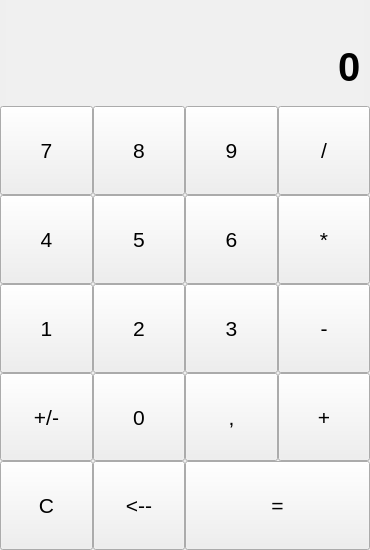
<?xml version="1.0" encoding="UTF-8"?>
<ui version="4.0">
 <class>MainWindow</class>
 <widget class="QMainWindow" name="MainWindow">
  <property name="geometry">
   <rect>
    <x>0</x>
    <y>0</y>
    <width>370</width>
    <height>550</height>
   </rect>
  </property>
  <property name="minimumSize">
   <size>
    <width>370</width>
    <height>550</height>
   </size>
  </property>
  <property name="windowTitle">
   <string>Kalkulator</string>
  </property>
  <property name="iconSize">
   <size>
    <width>24</width>
    <height>24</height>
   </size>
  </property>
  <widget class="QWidget" name="centralwidget">
   <layout class="QGridLayout" name="gridLayout" rowstretch="2,2,2,5,5,5,5,5" columnstretch="0,0,0,0">
    <property name="leftMargin">
     <number>0</number>
    </property>
    <property name="topMargin">
     <number>0</number>
    </property>
    <property name="rightMargin">
     <number>0</number>
    </property>
    <property name="bottomMargin">
     <number>0</number>
    </property>
    <property name="spacing">
     <number>0</number>
    </property>
    <item row="4" column="2">
     <widget class="QPushButton" name="button6">
      <property name="sizePolicy">
       <sizepolicy hsizetype="Minimum" vsizetype="Expanding">
        <horstretch>0</horstretch>
        <verstretch>0</verstretch>
       </sizepolicy>
      </property>
      <property name="font">
       <font>
        <pointsize>16</pointsize>
       </font>
      </property>
      <property name="text">
       <string>6</string>
      </property>
      <property name="shortcut">
       <string>6</string>
      </property>
     </widget>
    </item>
    <item row="0" column="0" rowspan="3" colspan="4">
     <layout class="QGridLayout" name="calculationsLayout" rowstretch="2,6">
      <property name="leftMargin">
       <number>6</number>
      </property>
      <property name="rightMargin">
       <number>6</number>
      </property>
      <property name="spacing">
       <number>0</number>
      </property>
      <item row="1" column="0">
       <widget class="QLineEdit" name="result">
        <property name="sizePolicy">
         <sizepolicy hsizetype="Expanding" vsizetype="Expanding">
          <horstretch>0</horstretch>
          <verstretch>0</verstretch>
         </sizepolicy>
        </property>
        <property name="palette">
         <palette>
          <active>
           <colorrole role="Base">
            <brush brushstyle="SolidPattern">
             <color alpha="255">
              <red>240</red>
              <green>240</green>
              <blue>240</blue>
             </color>
            </brush>
           </colorrole>
          </active>
          <inactive>
           <colorrole role="Base">
            <brush brushstyle="SolidPattern">
             <color alpha="255">
              <red>240</red>
              <green>240</green>
              <blue>240</blue>
             </color>
            </brush>
           </colorrole>
          </inactive>
          <disabled>
           <colorrole role="Base">
            <brush brushstyle="SolidPattern">
             <color alpha="255">
              <red>240</red>
              <green>240</green>
              <blue>240</blue>
             </color>
            </brush>
           </colorrole>
          </disabled>
         </palette>
        </property>
        <property name="font">
         <font>
          <family>Arimo</family>
          <pointsize>30</pointsize>
          <weight>75</weight>
          <bold>true</bold>
         </font>
        </property>
        <property name="acceptDrops">
         <bool>false</bool>
        </property>
        <property name="autoFillBackground">
         <bool>false</bool>
        </property>
        <property name="styleSheet">
         <string notr="true"/>
        </property>
        <property name="text">
         <string>0</string>
        </property>
        <property name="maxLength">
         <number>255</number>
        </property>
        <property name="frame">
         <bool>false</bool>
        </property>
        <property name="alignment">
         <set>Qt::AlignRight|Qt::AlignTrailing|Qt::AlignVCenter</set>
        </property>
        <property name="dragEnabled">
         <bool>false</bool>
        </property>
        <property name="readOnly">
         <bool>true</bool>
        </property>
        <property name="placeholderText">
         <string/>
        </property>
       </widget>
      </item>
      <item row="0" column="0">
       <widget class="QLineEdit" name="calculations">
        <property name="sizePolicy">
         <sizepolicy hsizetype="Expanding" vsizetype="Expanding">
          <horstretch>0</horstretch>
          <verstretch>0</verstretch>
         </sizepolicy>
        </property>
        <property name="palette">
         <palette>
          <active>
           <colorrole role="Base">
            <brush brushstyle="SolidPattern">
             <color alpha="255">
              <red>240</red>
              <green>240</green>
              <blue>240</blue>
             </color>
            </brush>
           </colorrole>
          </active>
          <inactive>
           <colorrole role="Base">
            <brush brushstyle="SolidPattern">
             <color alpha="255">
              <red>240</red>
              <green>240</green>
              <blue>240</blue>
             </color>
            </brush>
           </colorrole>
          </inactive>
          <disabled>
           <colorrole role="Base">
            <brush brushstyle="SolidPattern">
             <color alpha="255">
              <red>240</red>
              <green>240</green>
              <blue>240</blue>
             </color>
            </brush>
           </colorrole>
          </disabled>
         </palette>
        </property>
        <property name="font">
         <font>
          <family>Arimo</family>
          <pointsize>10</pointsize>
          <weight>75</weight>
          <bold>true</bold>
         </font>
        </property>
        <property name="acceptDrops">
         <bool>false</bool>
        </property>
        <property name="text">
         <string/>
        </property>
        <property name="frame">
         <bool>false</bool>
        </property>
        <property name="alignment">
         <set>Qt::AlignRight|Qt::AlignTrailing|Qt::AlignVCenter</set>
        </property>
        <property name="readOnly">
         <bool>true</bool>
        </property>
        <property name="placeholderText">
         <string/>
        </property>
       </widget>
      </item>
     </layout>
    </item>
    <item row="6" column="2">
     <widget class="QPushButton" name="buttonComma">
      <property name="sizePolicy">
       <sizepolicy hsizetype="Minimum" vsizetype="Expanding">
        <horstretch>0</horstretch>
        <verstretch>0</verstretch>
       </sizepolicy>
      </property>
      <property name="font">
       <font>
        <pointsize>16</pointsize>
       </font>
      </property>
      <property name="text">
       <string>,</string>
      </property>
      <property name="shortcut">
       <string>.</string>
      </property>
     </widget>
    </item>
    <item row="6" column="0">
     <widget class="QPushButton" name="buttonNegate">
      <property name="sizePolicy">
       <sizepolicy hsizetype="Minimum" vsizetype="Expanding">
        <horstretch>0</horstretch>
        <verstretch>0</verstretch>
       </sizepolicy>
      </property>
      <property name="font">
       <font>
        <pointsize>16</pointsize>
       </font>
      </property>
      <property name="text">
       <string>+/-</string>
      </property>
     </widget>
    </item>
    <item row="3" column="3">
     <widget class="QPushButton" name="buttonDivide">
      <property name="sizePolicy">
       <sizepolicy hsizetype="Minimum" vsizetype="Expanding">
        <horstretch>0</horstretch>
        <verstretch>0</verstretch>
       </sizepolicy>
      </property>
      <property name="font">
       <font>
        <pointsize>16</pointsize>
       </font>
      </property>
      <property name="text">
       <string>/</string>
      </property>
      <property name="shortcut">
       <string>/</string>
      </property>
     </widget>
    </item>
    <item row="5" column="1">
     <widget class="QPushButton" name="button2">
      <property name="sizePolicy">
       <sizepolicy hsizetype="Minimum" vsizetype="Expanding">
        <horstretch>0</horstretch>
        <verstretch>0</verstretch>
       </sizepolicy>
      </property>
      <property name="font">
       <font>
        <pointsize>16</pointsize>
       </font>
      </property>
      <property name="text">
       <string>2</string>
      </property>
      <property name="shortcut">
       <string>2</string>
      </property>
     </widget>
    </item>
    <item row="6" column="3">
     <widget class="QPushButton" name="buttonAdd">
      <property name="sizePolicy">
       <sizepolicy hsizetype="Minimum" vsizetype="Expanding">
        <horstretch>0</horstretch>
        <verstretch>0</verstretch>
       </sizepolicy>
      </property>
      <property name="font">
       <font>
        <pointsize>16</pointsize>
       </font>
      </property>
      <property name="text">
       <string>+</string>
      </property>
      <property name="shortcut">
       <string>+</string>
      </property>
     </widget>
    </item>
    <item row="5" column="3">
     <widget class="QPushButton" name="buttonSubtract">
      <property name="sizePolicy">
       <sizepolicy hsizetype="Minimum" vsizetype="Expanding">
        <horstretch>0</horstretch>
        <verstretch>0</verstretch>
       </sizepolicy>
      </property>
      <property name="font">
       <font>
        <pointsize>16</pointsize>
       </font>
      </property>
      <property name="text">
       <string>-</string>
      </property>
      <property name="shortcut">
       <string>-</string>
      </property>
     </widget>
    </item>
    <item row="5" column="2">
     <widget class="QPushButton" name="button3">
      <property name="sizePolicy">
       <sizepolicy hsizetype="Minimum" vsizetype="Expanding">
        <horstretch>0</horstretch>
        <verstretch>0</verstretch>
       </sizepolicy>
      </property>
      <property name="font">
       <font>
        <pointsize>16</pointsize>
       </font>
      </property>
      <property name="text">
       <string>3</string>
      </property>
      <property name="shortcut">
       <string>3</string>
      </property>
     </widget>
    </item>
    <item row="3" column="0">
     <widget class="QPushButton" name="button7">
      <property name="sizePolicy">
       <sizepolicy hsizetype="Minimum" vsizetype="Expanding">
        <horstretch>0</horstretch>
        <verstretch>0</verstretch>
       </sizepolicy>
      </property>
      <property name="font">
       <font>
        <pointsize>16</pointsize>
       </font>
      </property>
      <property name="text">
       <string>7</string>
      </property>
      <property name="shortcut">
       <string>7</string>
      </property>
     </widget>
    </item>
    <item row="3" column="2">
     <widget class="QPushButton" name="button9">
      <property name="sizePolicy">
       <sizepolicy hsizetype="Minimum" vsizetype="Expanding">
        <horstretch>0</horstretch>
        <verstretch>0</verstretch>
       </sizepolicy>
      </property>
      <property name="font">
       <font>
        <pointsize>16</pointsize>
       </font>
      </property>
      <property name="text">
       <string>9</string>
      </property>
      <property name="shortcut">
       <string>9</string>
      </property>
     </widget>
    </item>
    <item row="4" column="0">
     <widget class="QPushButton" name="button4">
      <property name="sizePolicy">
       <sizepolicy hsizetype="Minimum" vsizetype="Expanding">
        <horstretch>0</horstretch>
        <verstretch>0</verstretch>
       </sizepolicy>
      </property>
      <property name="font">
       <font>
        <pointsize>16</pointsize>
       </font>
      </property>
      <property name="text">
       <string>4</string>
      </property>
      <property name="shortcut">
       <string>4</string>
      </property>
     </widget>
    </item>
    <item row="5" column="0">
     <widget class="QPushButton" name="button1">
      <property name="sizePolicy">
       <sizepolicy hsizetype="Minimum" vsizetype="Expanding">
        <horstretch>0</horstretch>
        <verstretch>0</verstretch>
       </sizepolicy>
      </property>
      <property name="font">
       <font>
        <pointsize>16</pointsize>
       </font>
      </property>
      <property name="text">
       <string>1</string>
      </property>
      <property name="shortcut">
       <string>1</string>
      </property>
     </widget>
    </item>
    <item row="3" column="1">
     <widget class="QPushButton" name="button8">
      <property name="sizePolicy">
       <sizepolicy hsizetype="Minimum" vsizetype="Expanding">
        <horstretch>0</horstretch>
        <verstretch>0</verstretch>
       </sizepolicy>
      </property>
      <property name="font">
       <font>
        <pointsize>16</pointsize>
       </font>
      </property>
      <property name="text">
       <string>8</string>
      </property>
      <property name="shortcut">
       <string>8</string>
      </property>
     </widget>
    </item>
    <item row="4" column="3">
     <widget class="QPushButton" name="buttonMultiply">
      <property name="sizePolicy">
       <sizepolicy hsizetype="Minimum" vsizetype="Expanding">
        <horstretch>0</horstretch>
        <verstretch>0</verstretch>
       </sizepolicy>
      </property>
      <property name="font">
       <font>
        <pointsize>16</pointsize>
       </font>
      </property>
      <property name="text">
       <string>*</string>
      </property>
      <property name="shortcut">
       <string>*</string>
      </property>
     </widget>
    </item>
    <item row="4" column="1">
     <widget class="QPushButton" name="button5">
      <property name="sizePolicy">
       <sizepolicy hsizetype="Minimum" vsizetype="Expanding">
        <horstretch>0</horstretch>
        <verstretch>0</verstretch>
       </sizepolicy>
      </property>
      <property name="font">
       <font>
        <pointsize>16</pointsize>
       </font>
      </property>
      <property name="text">
       <string>5</string>
      </property>
      <property name="shortcut">
       <string>5</string>
      </property>
     </widget>
    </item>
    <item row="6" column="1">
     <widget class="QPushButton" name="button0">
      <property name="sizePolicy">
       <sizepolicy hsizetype="Minimum" vsizetype="Expanding">
        <horstretch>0</horstretch>
        <verstretch>0</verstretch>
       </sizepolicy>
      </property>
      <property name="font">
       <font>
        <pointsize>16</pointsize>
       </font>
      </property>
      <property name="text">
       <string>0</string>
      </property>
      <property name="shortcut">
       <string>0</string>
      </property>
      <property name="checkable">
       <bool>false</bool>
      </property>
     </widget>
    </item>
    <item row="7" column="2" colspan="2">
     <widget class="QPushButton" name="buttonEquals">
      <property name="sizePolicy">
       <sizepolicy hsizetype="Minimum" vsizetype="Expanding">
        <horstretch>0</horstretch>
        <verstretch>0</verstretch>
       </sizepolicy>
      </property>
      <property name="font">
       <font>
        <pointsize>16</pointsize>
       </font>
      </property>
      <property name="text">
       <string>=</string>
      </property>
      <property name="shortcut">
       <string>=</string>
      </property>
     </widget>
    </item>
    <item row="7" column="1">
     <widget class="QPushButton" name="buttonBack">
      <property name="sizePolicy">
       <sizepolicy hsizetype="Minimum" vsizetype="Expanding">
        <horstretch>0</horstretch>
        <verstretch>0</verstretch>
       </sizepolicy>
      </property>
      <property name="font">
       <font>
        <pointsize>16</pointsize>
       </font>
      </property>
      <property name="text">
       <string>&lt;--</string>
      </property>
      <property name="shortcut">
       <string>Backspace</string>
      </property>
     </widget>
    </item>
    <item row="7" column="0">
     <widget class="QPushButton" name="buttonClear">
      <property name="sizePolicy">
       <sizepolicy hsizetype="Minimum" vsizetype="Expanding">
        <horstretch>0</horstretch>
        <verstretch>0</verstretch>
       </sizepolicy>
      </property>
      <property name="font">
       <font>
        <pointsize>16</pointsize>
       </font>
      </property>
      <property name="text">
       <string>C</string>
      </property>
      <property name="shortcut">
       <string>C</string>
      </property>
     </widget>
    </item>
   </layout>
  </widget>
 </widget>
 <tabstops>
  <tabstop>calculations</tabstop>
  <tabstop>result</tabstop>
  <tabstop>button0</tabstop>
  <tabstop>button1</tabstop>
  <tabstop>button2</tabstop>
  <tabstop>button3</tabstop>
  <tabstop>button4</tabstop>
  <tabstop>button5</tabstop>
  <tabstop>button6</tabstop>
  <tabstop>button7</tabstop>
  <tabstop>button8</tabstop>
  <tabstop>button9</tabstop>
  <tabstop>buttonComma</tabstop>
  <tabstop>buttonNegate</tabstop>
  <tabstop>buttonBack</tabstop>
  <tabstop>buttonDivide</tabstop>
  <tabstop>buttonMultiply</tabstop>
  <tabstop>buttonSubtract</tabstop>
  <tabstop>buttonAdd</tabstop>
  <tabstop>buttonEquals</tabstop>
  <tabstop>buttonClear</tabstop>
 </tabstops>
 <resources/>
 <connections/>
</ui>
